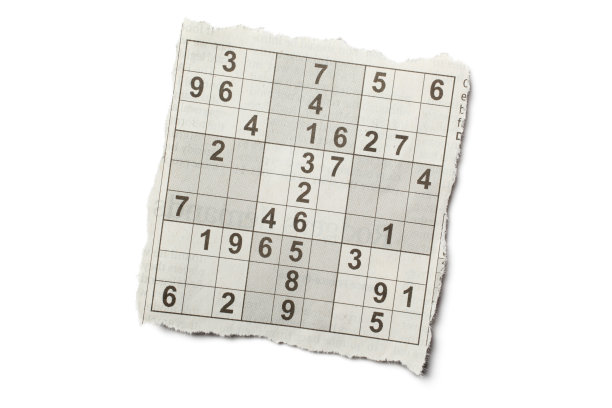
#> input picture src/sudoku.jpg, 612 x 408 px, found by its file name
$ python OpCV_Edge_detection.py
#> lines starting #> are read from the running program, lines starting #| are printed output that depends on the picture; after the words box and inside, x2 and y2 are one past the last pixel; in counts of white or black regions, pixels touching at a corner belong together
import cv2 as cv
import numpy as np
from matplotlib import pyplot as plt

def canny():
    img = cv.imread('..\\src\\Perspective_Transform_test.png',0)
    img = cv.GaussianBlur(img,(5,5),0)
    edge = cv.Canny(img,100,200,True)
    plt.subplot(1,2,1), plt.imshow(img,cmap='gray'),plt.title('Original')
    plt.xticks([]), plt.yticks([])
    plt.subplot(1,2,2), plt.imshow(edge,cmap='gray'),plt.title("Edge")
    plt.xticks([]),plt.yticks([])
    plt.show()


def test():
    img = cv.imread('..\\src\\sudoku.jpg', 0)
#> img: shape (408, 612); min 41, max 255, mean 235.2
    img = cv.GaussianBlur(img, (5, 5), 0)
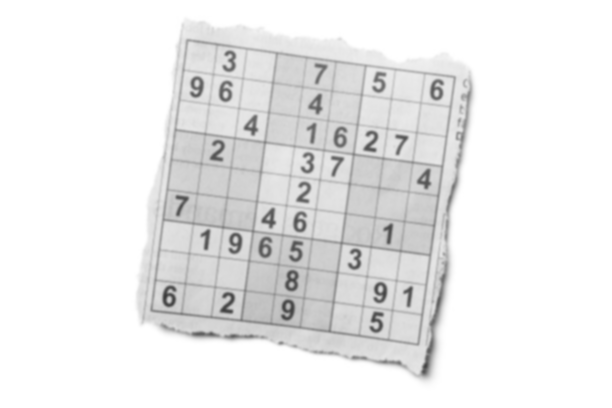
#> img: shape (408, 612); min 59, max 255, mean 235.2

    nothing = lambda x: None
    cv.namedWindow('Compare',cv.WINDOW_NORMAL)
    cv.resizeWindow('Compare',img.shape[1]*2,img.shape[0]*2)
    cv.createTrackbar('minVal','Compare',1,255,nothing)
    cv.createTrackbar('maxVal','Compare',1,255,nothing)
    minVal, maxVal = 0, 0
    while(True):
        solve = lambda img : cv.Canny(cv.GaussianBlur(img, (5, 5), 0),minVal,maxVal,True)
        cv.imshow('Compare',solve(img))
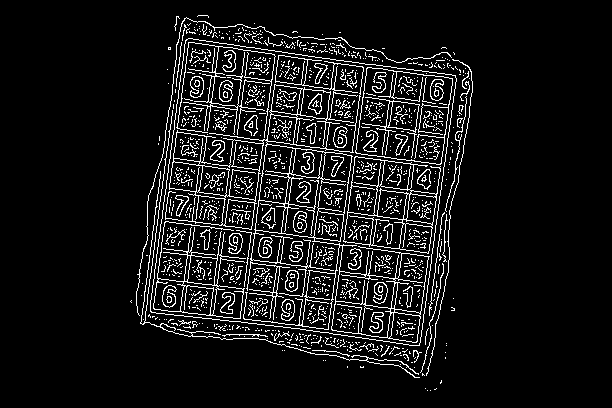
#> window 'Compare': shape (408, 612); 8.5% white in thin lines or dots, all inside (x1, y1, x2, y2) = (130, 15, 473, 391)
        cv.waitKey(10) & 0xFF
        minVal = cv.getTrackbarPos('minVal','Compare')
        maxVal = cv.getTrackbarPos('maxVal','Compare')
    cv.destroyAllWindows()

if __name__ == '__main__':
    # canny()
    test()
    pass
